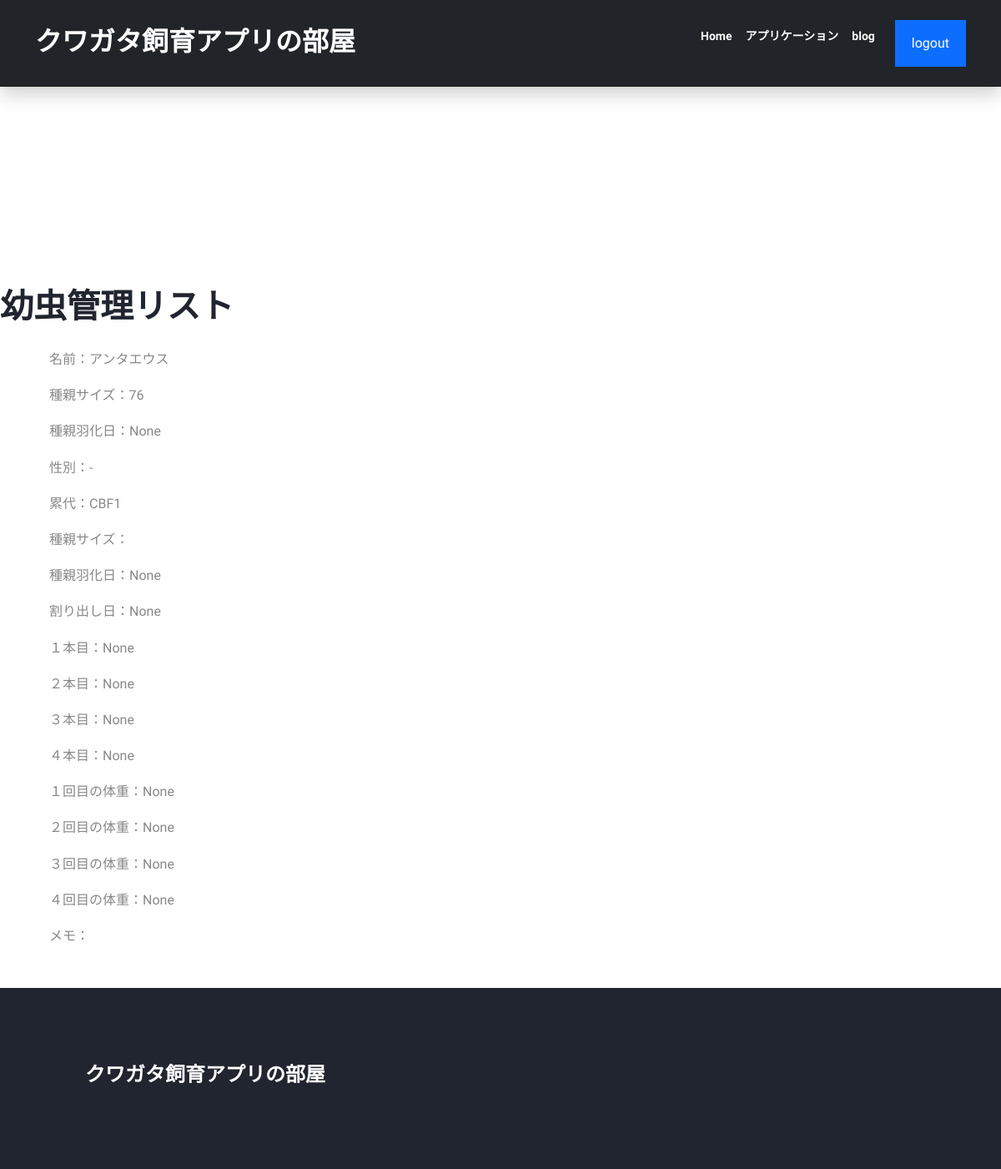
/child/detail/2/ (signed in), run on the app's committed database.
### child/models.py (models this page shows, shortened)
class Childmodel(models.Model):
    user = models.ForeignKey(User, on_delete=models.CASCADE,related_name='child',null=True)
    number = models.IntegerField('管理番号')
    name = models.CharField('名前',max_length=100)
    gender = models.CharField(
        '性別',
        max_length=50,
        choices=GENDER,
    )
    gener=models.CharField('累代',max_length=100,null=True, blank=True)
    size_ad = models.CharField('種親サイズ',max_length=100,null=True, blank=True)
    ad_date = models.DateField('種親羽化日',null=True, blank=True)
    date = models.DateField('割り出し日',null=True, blank=True)
    date_1 = models.DateField('1本目',null=True, blank=True)
    date_2 = models.DateField('2本目',null=True, blank=True)
    date_3 = models.DateField('3本目',null=True, blank=True)
    date_4 = models.DateField('4本目',null=True, blank=True)
    date_5 = models.DateField('羽化日',null=True, blank=True)
    weight_1=models.FloatField('1回目の体重',null=True, blank=True)
    weight_2=models.FloatField('2回目の体重',null=True, blank=True)
    weight_3=models.FloatField('3回目の体重',null=True, blank=True)
    weight_4=models.FloatField('4回目の体重',null=True, blank=True)
    memo = models.TextField('メモ',null=True, blank=True)
    image = models.ImageField(upload_to='media',null=True,blank=True)

### child/views.py (the view)
# urls.py: path('detail/<int:pk>/',login_required(views.Childdetail),name='child_detail'),
def  Childdetail(request,pk):
    object = Childmodel.objects.get(pk=pk)
    return render(request,'child_detail.html',{'object':object})

### templates/child_detail.html (shortened to what this page needs)
{% extends 'base.html' %}
{% load static %}
{% block title %}幼虫管理リスト{% endblock %}
{% block content %}
<div class="container">
    <div class="alert alert-{{ item.gender }}" role="alert">
            <p>名前：{{ object.name }}</p>
            <p>種親サイズ：{{ object.size_ad }}</p>
            <p>種親羽化日：{{ object.ad_date }}</p>
            <p>性別：{{ object.get_gender_display }}</p>
            <p>累代：{{ object.gener }}</p>
            <p>種親サイズ：{{ object.size }}</p>
            <p>種親羽化日：{{ object.ad_date }}</p>
            <p>割り出し日：{{ object.date }}</p>
            <p>１本目：{{ object.date_1 }}</p>
            <p>２本目：{{ object.date_2 }}</p>
            <p>３本目：{{ object.date_3 }}</p>
            <p>４本目：{{ object.date_4 }}</p>
            <p>１回目の体重：{{ object.weight_1 }}</p>
            <p>２回目の体重：{{ object.weight_2 }}</p>
            <p>３回目の体重：{{ object.weight_3 }}</p>
            <p>４回目の体重：{{ object.weight_4 }}</p>
            <p>メモ：{{ object.memo }}</p>
    </div>
</div>
{% endblock %}

### static/style.css (style rules this page uses)
:root { --primary: #0d6efd; --dark: #21252f; --body: #888; --box-shadow: 0 8px 22px rgba(0, 0, 0, 0.2); }
body { font-family: Sora, "sans-serif"; line-height: 1.7; color: var(--body); }

### data on the page
Childmodel: name "アンタエウス", size_ad "76", ad_date "None", gender "-", gener "CBF1", date "None", date_1 "None", date_2 "None", date_3 "None", date_4 "None", weight_1 "None", weight_2 "None", weight_3 "None", weight_4 "None"
